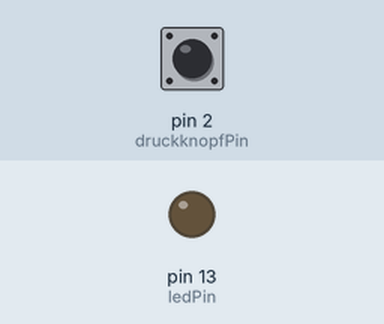
Simulated run of this sketch. Board: Arduino Uno, built with avr-gcc and run on an emulated ATmega328P. Shown: output pins drawn as LEDs (lit = HIGH). The inputs (shaded band) are chosen by the test bench; at power-on: pin 2 (druckknopfPin) HIGH.

Above: at 1.2 s.
1.3 s: pin 2 (druckknopfPin) pulled LOW for 0.15 s
At 1.37 s:
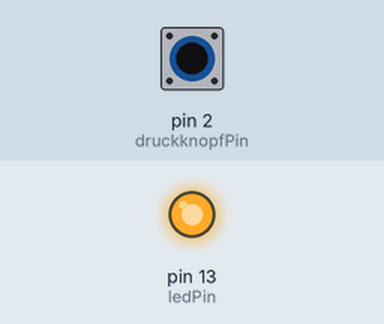
2.9 s: pin 2 (druckknopfPin) pulled LOW for 3.2 s
At 7.4 s:
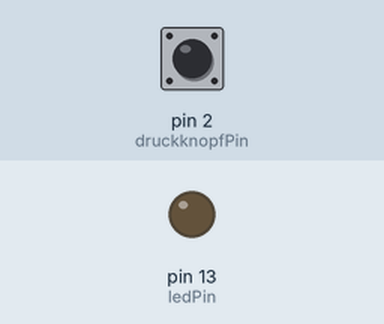
Timing chart, 0 to 8.9 s (numbered marks = the images above; inputs shaded):
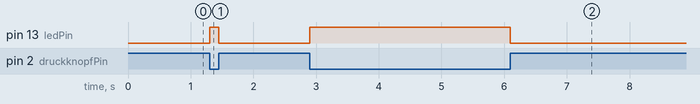

The sketch:

ledmitdruckknopf.ino
```cpp
/**
 * @file ledmitdruckknopf.ino
 * @brief Turns an LED on while a push button is pressed.
 *
 * The push button is connected between pin 2 and GND.
 * The LED is connected to pin 13 with a 220 ohm or 330 ohm series resistor.
 * The long LED leg is the anode (+), and the short LED leg is the cathode (-).
 */

const int druckknopfPin = 2; ///< Pin where the push button is connected.
const int ledPin = 13;      ///< Pin where the LED is connected.

/**
 * @brief Runs once when the Arduino starts.
 *
 * The pins are configured as input or output here.
 */
void setup() {
  pinMode(druckknopfPin, INPUT_PULLUP); ///< Push button input with internal pull-up.
  pinMode(ledPin, OUTPUT);              ///< LED pin as output.
}

/**
 * @brief Main program that runs repeatedly.
 *
 * If the push button is pressed, the LED is turned on.
 * If the push button is released, the LED is turned off.
 */
void loop() {
  int druckknopfStatus = digitalRead(druckknopfPin); ///< Current state of the push button.

  if (druckknopfStatus == LOW) {
    digitalWrite(ledPin, HIGH); ///< Turns the LED on.
  } else {
    digitalWrite(ledPin, LOW);  ///< Turns the LED off.
  }
}
```

Measured:
- after the input at 1.3 s, pin 13 (ledPin): LOW → HIGH at once, → LOW 0.15 s later
- after the input at 2.9 s, pin 13 (ledPin): LOW → HIGH at once, → LOW 3.2 s later
